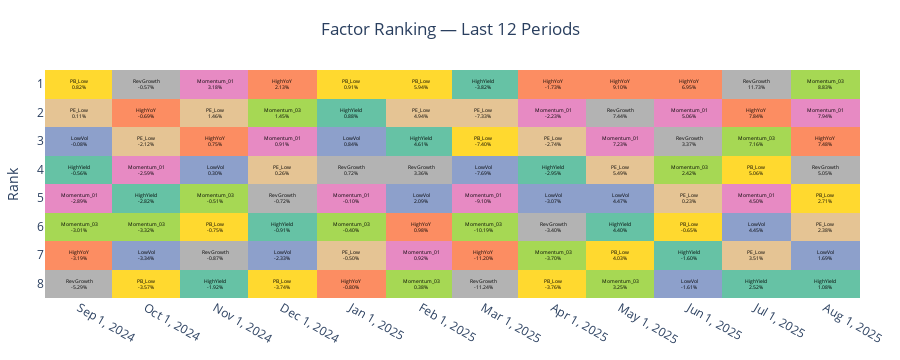

Notebook cell for this chart:
### Code cell
returns_dict = {
    "Momentum_01": ret_mom,
    "Momentum_03": ret_mom3,
    "PE_Low":      ret_pe_low1,
    "PB_Low":      ret_pb_low1,
    "LowVol":      ret_low_vol,
    "HighYield":   ret_high_yield,
    "HighYoY":     ret_high_yoy,
    "RevGrowth":   ret_rev_growth,
}

_ = factor_rank_tile_full(
    returns_dict=returns_dict,
    periods=12,
    freq="M",                   # "M" / "W" / "Y"
    
    text_size=5,              
    # save_html="factor_rank_last12_months.html",
)

### Figure 1 — Plotly figure (JSON) as saved in the notebook; plotly's stock layout.template omitted (floating-point values rounded to 4 significant figures)
{"data": [{"colorscale": [[0, "rgb(102,194,165)"], [0, "rgb(102,194,165)"], [0.1429, "rgb(252,141,98)"], [0.1429, "rgb(252,141,98)"], [0.2857, "rgb(141,160,203)"], [0.2857, "rgb(141,160,203)"], [0.4286, "rgb(231,138,195)"], [0.4286, "rgb(231,138,195)"], [0.5714, "rgb(166,216,84)"], [0.5714, "rgb(166,216,84)"], [0.7143, "rgb(255,217,47)"], [0.7143, "rgb(255,217,47)"], [0.8571, "rgb(229,196,148)"], [0.8571, "rgb(229,196,148)"], [1, "rgb(179,179,179)"], [1, "rgb(179,179,179)"]], "showscale": false, "text": [["PB_Low<br>0.82%", "RevGrowth<br>-0.57%", "Momentum_01<br>3.18%", "HighYoY<br>2.13%", "PB_Low<br>0.91%", "PB_Low<br>5.94%", "HighYield<br>-3.82%", "HighYoY<br>-1.73%", "HighYoY<br>9.10%", "HighYoY<br>6.95%", "RevGrowth<br>11.73%", "Momentum_03<br>8.83%"], ["PE_Low<br>0.11%", "HighYoY<br>-0.69%", "PE_Low<br>1.46%", "Momentum_03<br>1.45%", "HighYield<br>0.88%", "PE_Low<br>4.94%", "PE_Low<br>-7.33%", "Momentum_01<br>-2.23%", "RevGrowth<br>7.44%", "Momentum_01<br>5.06%", "HighYoY<br>7.84%", "Momentum_01<br>7.94%"], ["LowVol<br>-0.08%", "PE_Low<br>-2.12%", "HighYoY<br>0.75%", "Momentum_01<br>0.91%", "LowVol<br>0.84%", "HighYield<br>4.61%", "PB_Low<br>-7.40%", "PE_Low<br>-2.74%", "Momentum_01<br>7.23%", "RevGrowth<br>3.37%", "Momentum_03<br>7.16%", "HighYoY<br>7.48%"], ["HighYield<br>-0.56%", "Momentum_01<br>-2.59%", "LowVol<br>0.30%", "PE_Low<br>0.26%", "RevGrowth<br>0.72%", "RevGrowth<br>3.36%", "LowVol<br>-7.69%", "HighYield<br>-2.95%", "PE_Low<br>5.49%", "Momentum_03<br>2.42%", "PB_Low<br>5.06%", "RevGrowth<br>5.05%"], ["Momentum_01<br>-2.89%", "HighYield<br>-2.82%", "Momentum_03<br>-0.51%", "RevGrowth<br>-0.72%", "Momentum_01<br>-0.10%", "LowVol<br>2.09%", "Momentum_01<br>-9.10%", "LowVol<br>-3.07%", "LowVol<br>4.47%", "PE_Low<br>0.23%", "Momentum_01<br>4.50%", "PB_Low<br>2.71%"], ["Momentum_03<br>-3.01%", "Momentum_03<br>-3.32%", "PB_Low<br>-0.75%", "HighYield<br>-0.91%", "Momentum_03<br>-0.40%", "HighYoY<br>0.98%", "Momentum_03<br>-10.19%", "RevGrowth<br>-3.40%", "HighYield<br>4.40%", "PB_Low<br>-0.65%", "LowVol<br>4.45%", "PE_Low<br>2.38%"], ["HighYoY<br>-3.19%", "LowVol<br>-3.34%", "RevGrowth<br>-0.87%", "LowVol<br>-2.33%", "PE_Low<br>-0.50%", "Momentum_01<br>0.92%", "HighYoY<br>-11.20%", "Momentum_03<br>-3.70%", "PB_Low<br>4.03%", "HighYield<br>-1.60%", "PE_Low<br>3.51%", "LowVol<br>1.69%"], ["RevGrowth<br>-5.29%", "PB_Low<br>-3.57%", "HighYield<br>-1.92%", "PB_Low<br>-3.74%", "HighYoY<br>-0.80%", "Momentum_03<br>0.38%", "RevGrowth<br>-11.24%", "PB_Low<br>-3.76%", "Momentum_03<br>3.25%", "LowVol<br>-1.61%", "HighYield<br>2.52%", "HighYield<br>1.08%"]], "textfont": {"color": "black", "size": 5}, "texttemplate": "%{text}", "type": "heatmap", "x": ["2024-09", "2024-10", "2024-11", "2024-12", "2025-01", "2025-02", "2025-03", "2025-04", "2025-05", "2025-06", "2025-07", "2025-08"], "xgap": 0, "y": [1, 2, 3, 4, 5, 6, 7, 8], "ygap": 0, "z": [[5, 7, 3, 1, 5, 5, 0, 1, 1, 1, 7, 4], [6, 1, 6, 4, 0, 6, 6, 3, 7, 3, 1, 3], [2, 6, 1, 3, 2, 0, 5, 6, 3, 7, 4, 1], [0, 3, 2, 6, 7, 7, 2, 0, 6, 4, 5, 7], [3, 0, 4, 7, 3, 2, 3, 2, 2, 6, 3, 5], [4, 4, 5, 0, 4, 1, 4, 7, 0, 5, 2, 6], [1, 2, 7, 2, 6, 3, 1, 4, 5, 0, 6, 2], [7, 5, 0, 5, 1, 4, 7, 5, 4, 2, 0, 0]], "zmax": 7, "zmin": 0}], "layout": {"height": 360, "margin": {"b": 40, "l": 40, "r": 40, "t": 70}, "paper_bgcolor": "white", "plot_bgcolor": "white", "title": {"text": "Factor Ranking — Last 12 Periods", "x": 0.5}, "xaxis": {"tickmode": "array", "tickvals": ["2024-09", "2024-10", "2024-11", "2024-12", "2025-01", "2025-02", "2025-03", "2025-04", "2025-05", "2025-06", "2025-07", "2025-08"], "title": {}}, "yaxis": {"autorange": "reversed", "dtick": 1, "title": {"text": "Rank"}}}}
